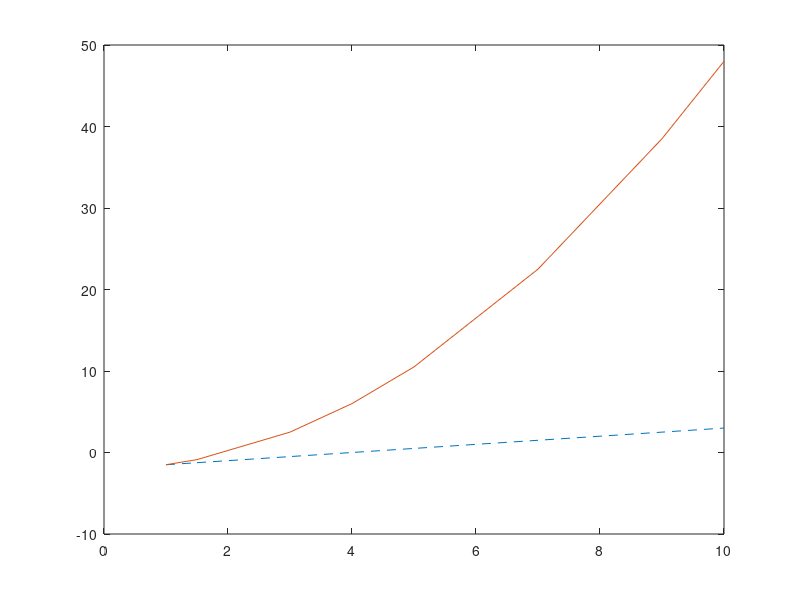

This figure's MATLAB source: (Note: this script raises an error after producing the figure.)
clear;
%% Question 1
X = [1, 1.5, 3:5, 7, 9, 10]; 
% Note the sub-vector initialization inside []
Y1 = -2 + .5*X;
Y2 = -2 + .5*X.^2;

plot(X,Y1,'--',X,Y2,'-'); 
% note line settings
legend('Y1','Y2','Location','NW');
% label axises
xlabel('X');
ylabel('Y');

% save picture
saveas(gca, 'pic_ha_1.eps','epsc');
%% Question 2
X = -10:(20+10)/199:20;

% alternative to the previous command
X = linspace(-10,20,200);
fprintf('Sum of vector elements is %13.25f\n',sum(X))

% note, there is no numerical error of summation of small numbers.

%% Question 3
A = [2 4 6; 1 7 5; 3 12 4];
b = [-2; 3; 10];
C = A'*b
D = (A'*A)\b
E = sum(b'*A)
F = A([1,3],1:2)
x = A\b

%% Question 4
B = kron(eye(5),A)

%% Question 5
A = random('norm',10,5,5,3)
A = A>=10
% note that matlab random number generator parameters are mean and standard
% deviation. 
%% Question 6
% import data as table
dat = readtable('datahw1.csv','ReadVariableNames',false);
%% Question 6 (cont)
% alternatively, one can import as matrix
M = csvread('datahw1.csv');
%%
% give variables names
dat.Properties.VariableNames = {'firm_id','year','Export','RD','prod','cap'};
% create deletion index to remove observations with NaNs
del_ind = sum(isnan(dat{:,:}),2);
% delete rows with NaNs 
dat(del_ind>0,:) = [];

% estimate linear model by matlab econometrics toolbox (it will
% automatically ignore NaNs, but you should inspect data for it anyway)
lm1 = fitlm(dat,'prod~Export+RD+cap');
% display all the statistics of estimation 
lm1

% or display only coefficients and standard errors
fprintf('beta \t\t SE \n');
fprintf('%f \t %f \n', lm1.Coefficients.Estimate, lm1.Coefficients.SE);


% or use old-school estimation method
X = [ones(height(dat),1) dat.Export dat.RD dat.cap];
b = (X'*X)\X'*dat.prod
